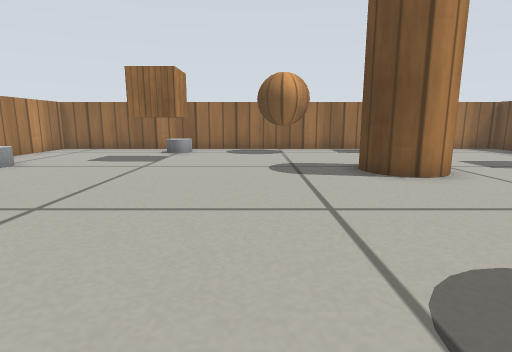
view 1 (above)

17 first-person views from a walk through a robot-simulator world made for Gazebo. The camera is 0.29 m above the floor, tilts 10° down and sees 80° across. The floor is counted in squares, 0.25 m on a side. Each view is taken from the middle of a square. On the plan, view 1 faces up. The plan holds only what a view shows up to about 13 squares ahead; the rest is blank. The place goes on beyond the plan. Simple patterns stand in for the simulator's built-in surfaces.

view 2
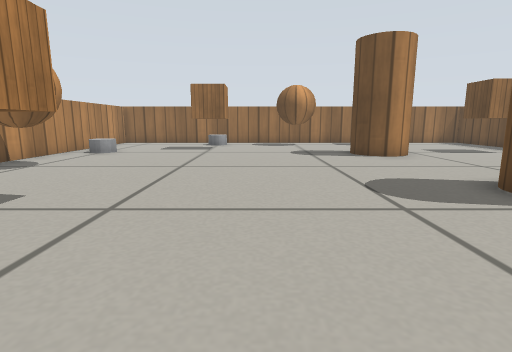

view 3
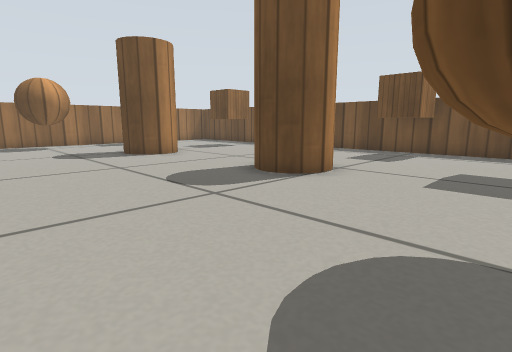

view 4
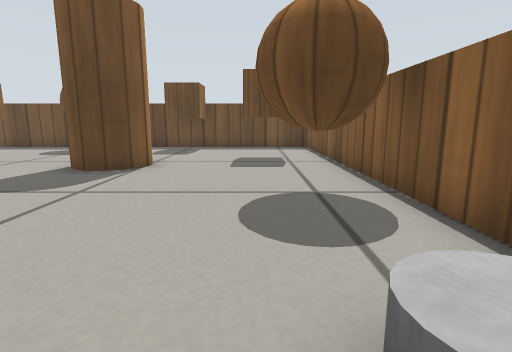

view 5
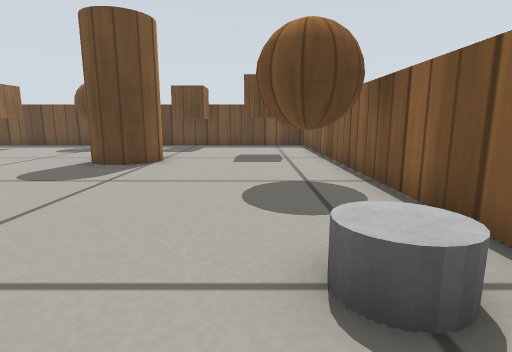

view 6
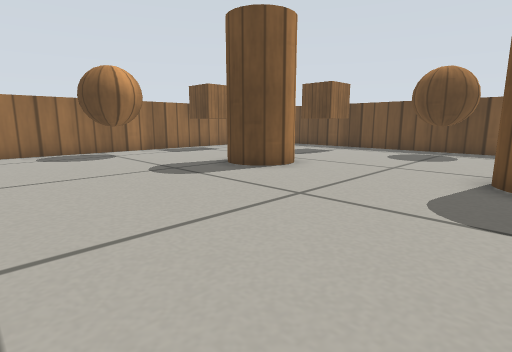

view 7
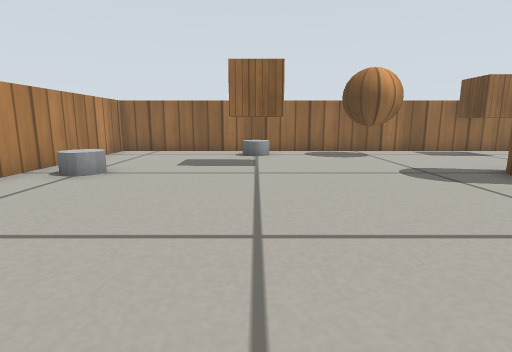

view 8
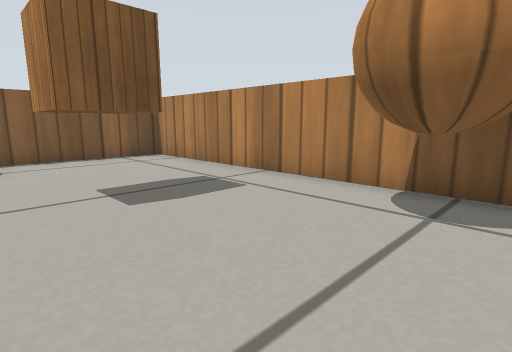

view 9
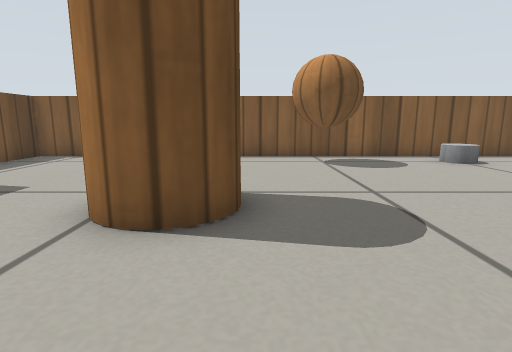

view 10
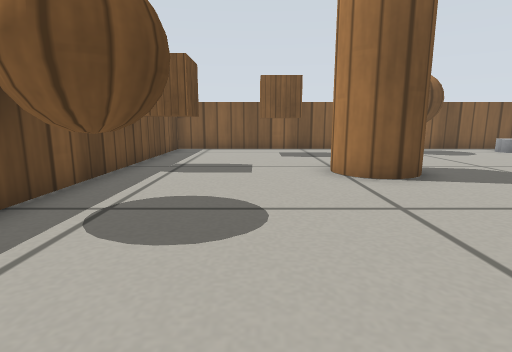

view 11
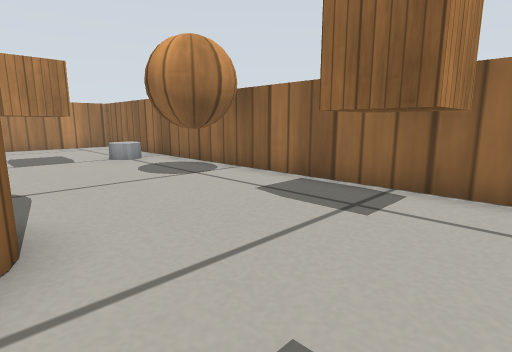

view 12
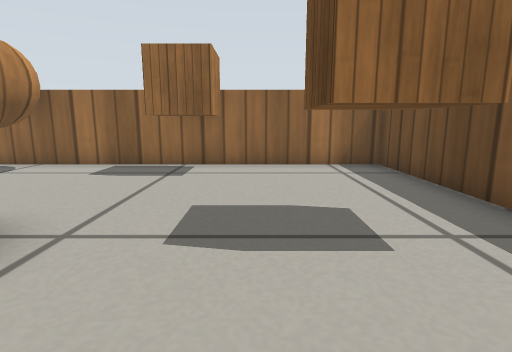

view 13
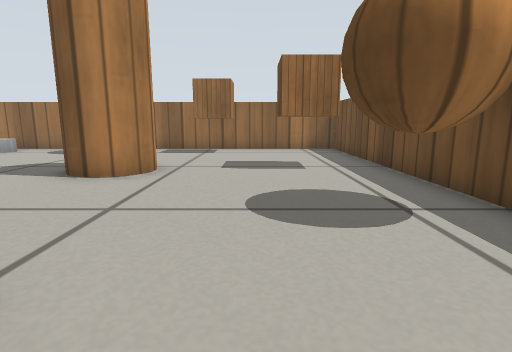

view 14
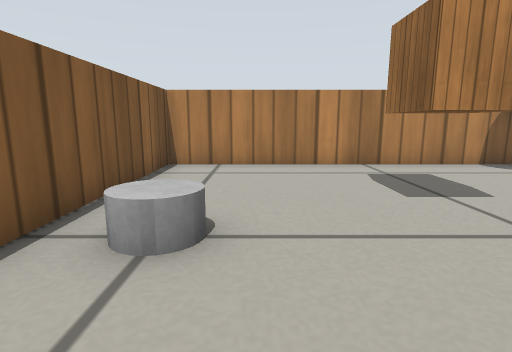

view 15
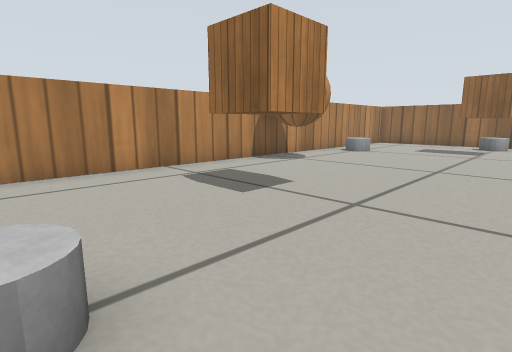

view 16
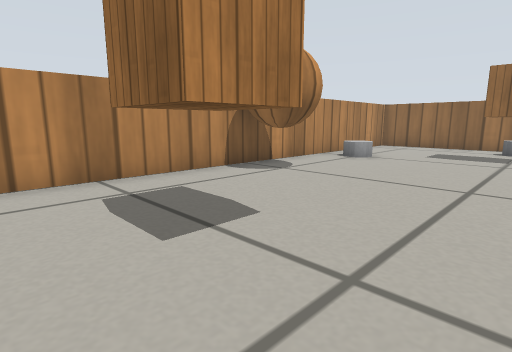

view 17
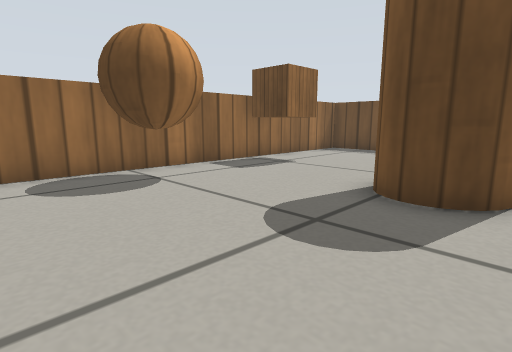

### Floor plan
Points are (right, up) in squares from view 1. A wall is a line through its corners. A room is listed if a view was taken in it or the views show most of it. See-through windows are left out.
Room 1 (views 1, 2, 3, 4, 5, 6, 7, 8, 9, 10, 11, 12, 13, 14, 15, 16, 17)
walls: (-8.4, -5.4) (10.4, -5.4) (10.4, 13.4) (-8.4, 13.4) (-8.4, -5.4)
objects: wooden ball (-8, 3) to (-6, 5); grey cylinder (-7, 8); wooden box (-5, -1) to (-4, 1); wooden box (-4, 9) to (-2, 10); grey cylinder (-3, -4); grey cylinder (-3, 12); wooden ball (0, -5) to (2, -3); wooden ball (0, 11) to (2, 13); wooden cylinder (3, 0) to (5, 2); wooden cylinder (3, 6) to (4, 8); wooden box (5, -4) to (7, -3); wooden box (5, 12) to (6, 13); wooden ball (8, 3) to (10, 5); wooden box (8, 8) to (9, 9); wooden box (9, -1) to (9, 1)

Where each view was taken, in squares from view 1:
view 1: 0 up, 0 right, facing up
view 2: 4 down, 1 left, facing up
view 3: 4 down, 2 left, facing up-right
view 4: 3 down, 4 left, facing right
view 5: 3 down, 5 left, facing right
view 6: 1 up, 3 left, facing up-right
view 7: 1 up, 3 left, facing up
view 8: 5 up, 3 left, facing down-left
view 9: 5 up, 3 right, facing down
view 10: 8 up, 7 right, facing down
view 11: 8 up, 7 right, facing up-left
view 12: 5 up, 7 right, facing up
view 13: 0 up, 7 right, facing up
view 14: 3 down, 0 right, facing left
view 15: 4 down, 1 left, facing up-left
view 16: 2 down, 2 left, facing up-left
view 17: 6 up, 2 left, facing up-right
